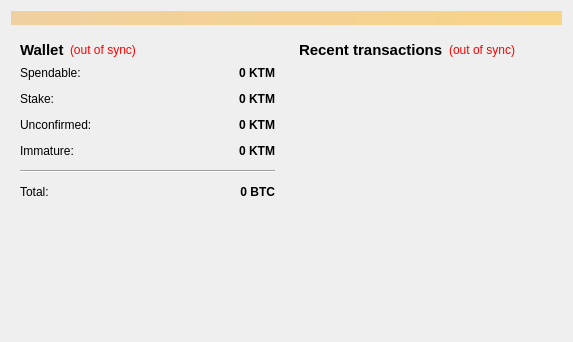
<?xml version="1.0" encoding="UTF-8"?>
<ui version="4.0">
 <class>OverviewPage</class>
 <widget class="QWidget" name="OverviewPage">
  <property name="geometry">
   <rect>
    <x>0</x>
    <y>0</y>
    <width>573</width>
    <height>342</height>
   </rect>
  </property>
  <property name="windowTitle">
   <string>Form</string>
  </property>
  <layout class="QVBoxLayout" name="topLayout">
   <item>
    <widget class="QLabel" name="labelAlerts">
     <property name="visible">
      <bool>false</bool>
     </property>
     <property name="styleSheet">
      <string notr="true">background-color: qlineargradient(x1: 0, y1: 0, x2: 1, y2: 0, stop:0 #F0D0A0, stop:1 #F8D488);  color:#000000
</string>
     </property>
     <property name="wordWrap">
      <bool>true</bool>
     </property>
     <property name="margin">
      <number>3</number>
     </property>
    </widget>
   </item>
   <item>
    <layout class="QHBoxLayout" name="horizontalLayout" stretch="1,1">
     <item>
      <layout class="QVBoxLayout" name="verticalLayout_2">
       <item>
        <widget class="QWidget" name="widget" native="true">
         <layout class="QVBoxLayout" name="verticalLayout_4">
          <item>
           <layout class="QHBoxLayout" name="horizontalLayout_4">
            <item>
             <widget class="QLabel" name="label_5">
              <property name="font">
               <font>
                <pointsize>11</pointsize>
                <weight>75</weight>
                <bold>true</bold>
               </font>
              </property>
              <property name="text">
               <string>Wallet</string>
              </property>
             </widget>
            </item>
            <item>
             <widget class="QLabel" name="labelWalletStatus">
              <property name="toolTip">
               <string>The displayed information may be out of date. Your wallet automatically synchronizes with the KoreaTrueMoney network after a connection is established, but this process has not completed yet.</string>
              </property>
              <property name="styleSheet">
               <string notr="true">QLabel { color: red; }</string>
              </property>
              <property name="text">
               <string notr="true">(out of sync)</string>
              </property>
              <property name="alignment">
               <set>Qt::AlignLeading|Qt::AlignLeft|Qt::AlignVCenter</set>
              </property>
             </widget>
            </item>
            <item>
             <spacer name="horizontalSpacer_2">
              <property name="orientation">
               <enum>Qt::Horizontal</enum>
              </property>
              <property name="sizeHint" stdset="0">
               <size>
                <width>40</width>
                <height>20</height>
               </size>
              </property>
             </spacer>
            </item>
           </layout>
          </item>
          <item>
           <layout class="QFormLayout" name="formLayout_2">
            <property name="fieldGrowthPolicy">
             <enum>QFormLayout::AllNonFixedFieldsGrow</enum>
            </property>
            <property name="horizontalSpacing">
             <number>12</number>
            </property>
            <property name="verticalSpacing">
             <number>12</number>
            </property>
            <item row="0" column="0">
             <widget class="QLabel" name="label">
              <property name="text">
               <string>Spendable:</string>
              </property>
             </widget>
            </item>
            <item row="0" column="1">
             <widget class="QLabel" name="labelBalance">
              <property name="font">
               <font>
                <weight>75</weight>
                <bold>true</bold>
               </font>
              </property>
              <property name="cursor">
               <cursorShape>IBeamCursor</cursorShape>
              </property>
              <property name="toolTip">
               <string>Your current spendable balance</string>
              </property>
              <property name="text">
               <string notr="true">0 KTM</string>
              </property>
              <property name="alignment">
               <set>Qt::AlignRight|Qt::AlignTrailing|Qt::AlignVCenter</set>
              </property>
              <property name="textInteractionFlags">
               <set>Qt::LinksAccessibleByMouse|Qt::TextSelectableByKeyboard|Qt::TextSelectableByMouse</set>
              </property>
             </widget>
            </item>
            <item row="1" column="0">
             <widget class="QLabel" name="label_6">
              <property name="text">
               <string>Stake:</string>
              </property>
             </widget>
            </item>
            <item row="1" column="1">
             <widget class="QLabel" name="labelStake">
              <property name="font">
               <font>
                <weight>75</weight>
                <bold>true</bold>
               </font>
              </property>
              <property name="cursor">
               <cursorShape>IBeamCursor</cursorShape>
              </property>
              <property name="toolTip">
               <string>Total of coins that was staked, and do not yet count toward the current balance</string>
              </property>
              <property name="text">
               <string notr="true">0 KTM</string>
              </property>
              <property name="alignment">
               <set>Qt::AlignRight|Qt::AlignTrailing|Qt::AlignVCenter</set>
              </property>
              <property name="textInteractionFlags">
               <set>Qt::LinksAccessibleByMouse|Qt::TextSelectableByKeyboard|Qt::TextSelectableByMouse</set>
              </property>
             </widget>
            </item>
            <item row="2" column="0">
             <widget class="QLabel" name="label_3">
              <property name="text">
               <string>Unconfirmed:</string>
              </property>
             </widget>
            </item>
            <item row="2" column="1">
             <widget class="QLabel" name="labelUnconfirmed">
              <property name="font">
               <font>
                <weight>75</weight>
                <bold>true</bold>
               </font>
              </property>
              <property name="cursor">
               <cursorShape>IBeamCursor</cursorShape>
              </property>
              <property name="toolTip">
               <string>Total of transactions that have yet to be confirmed, and do not yet count toward the current balance</string>
              </property>
              <property name="text">
               <string notr="true">0 KTM</string>
              </property>
              <property name="alignment">
               <set>Qt::AlignRight|Qt::AlignTrailing|Qt::AlignVCenter</set>
              </property>
              <property name="textInteractionFlags">
               <set>Qt::LinksAccessibleByMouse|Qt::TextSelectableByKeyboard|Qt::TextSelectableByMouse</set>
              </property>
             </widget>
            </item>
            <item row="3" column="0">
             <widget class="QLabel" name="labelImmatureText">
              <property name="text">
               <string>Immature:</string>
              </property>
             </widget>
            </item>
            <item row="3" column="1">
             <widget class="QLabel" name="labelImmature">
              <property name="font">
               <font>
                <weight>75</weight>
                <bold>true</bold>
               </font>
              </property>
              <property name="toolTip">
               <string>Mined balance that has not yet matured</string>
              </property>
              <property name="text">
               <string notr="true">0 KTM</string>
              </property>
              <property name="alignment">
               <set>Qt::AlignRight|Qt::AlignTrailing|Qt::AlignVCenter</set>
              </property>
              <property name="textInteractionFlags">
               <set>Qt::LinksAccessibleByMouse|Qt::TextSelectableByKeyboard|Qt::TextSelectableByMouse</set>
              </property>
             </widget>
            </item>
            <item row="4" column="0" colspan="2">
             <widget class="Line" name="line">
              <property name="orientation">
               <enum>Qt::Horizontal</enum>
              </property>
             </widget>
            </item>
            <item row="5" column="0">
             <widget class="QLabel" name="labelTotalText">
              <property name="text">
               <string>Total:</string>
              </property>
             </widget>
            </item>
            <item row="5" column="1">
             <widget class="QLabel" name="labelTotal">
              <property name="font">
               <font>
                <weight>75</weight>
                <bold>true</bold>
               </font>
              </property>
              <property name="cursor">
               <cursorShape>IBeamCursor</cursorShape>
              </property>
              <property name="toolTip">
               <string>Your current total balance</string>
              </property>
              <property name="text">
               <string notr="true">0 BTC</string>
              </property>
              <property name="alignment">
               <set>Qt::AlignRight|Qt::AlignTrailing|Qt::AlignVCenter</set>
              </property>
              <property name="textInteractionFlags">
               <set>Qt::LinksAccessibleByMouse|Qt::TextSelectableByKeyboard|Qt::TextSelectableByMouse</set>
              </property>
             </widget>
            </item>
           </layout>
          </item>
         </layout>
        </widget>
       </item>
       <item>
        <spacer name="verticalSpacer">
         <property name="orientation">
          <enum>Qt::Vertical</enum>
         </property>
         <property name="sizeHint" stdset="0">
          <size>
           <width>20</width>
           <height>40</height>
          </size>
         </property>
        </spacer>
       </item>
      </layout>
     </item>
     <item>
      <layout class="QVBoxLayout" name="verticalLayout_3">
       <item>
        <widget class="QWidget" name="widget_2" native="true">
         <layout class="QVBoxLayout" name="verticalLayout">
          <item>
           <layout class="QHBoxLayout" name="horizontalLayout_2">
            <item>
             <widget class="QLabel" name="label_4">
              <property name="font">
               <font>
                <pointsize>11</pointsize>
                <weight>75</weight>
                <bold>true</bold>
               </font>
              </property>
              <property name="text">
               <string>&lt;b&gt;Recent transactions&lt;/b&gt;</string>
              </property>
             </widget>
            </item>
            <item>
             <widget class="QLabel" name="labelTransactionsStatus">
              <property name="toolTip">
               <string>The displayed information may be out of date. Your wallet automatically synchronizes with the KoreaTrueMoney network after a connection is established, but this process has not completed yet.</string>
              </property>
              <property name="styleSheet">
               <string notr="true">QLabel { color: red; }</string>
              </property>
              <property name="text">
               <string notr="true">(out of sync)</string>
              </property>
              <property name="alignment">
               <set>Qt::AlignRight|Qt::AlignTrailing|Qt::AlignVCenter</set>
              </property>
             </widget>
            </item>
            <item>
             <spacer name="horizontalSpacer">
              <property name="orientation">
               <enum>Qt::Horizontal</enum>
              </property>
              <property name="sizeHint" stdset="0">
               <size>
                <width>40</width>
                <height>20</height>
               </size>
              </property>
             </spacer>
            </item>
           </layout>
          </item>
          <item>
           <widget class="QListView" name="listTransactions">
            <property name="styleSheet">
             <string notr="true">QListView { background: transparent; }</string>
            </property>
            <property name="frameShape">
             <enum>QFrame::NoFrame</enum>
            </property>
            <property name="verticalScrollBarPolicy">
             <enum>Qt::ScrollBarAlwaysOff</enum>
            </property>
            <property name="horizontalScrollBarPolicy">
             <enum>Qt::ScrollBarAlwaysOff</enum>
            </property>
            <property name="selectionMode">
             <enum>QAbstractItemView::NoSelection</enum>
            </property>
           </widget>
          </item>
         </layout>
        </widget>
       </item>
      </layout>
     </item>
    </layout>
   </item>
  </layout>
 </widget>
 <resources/>
 <connections/>
</ui>
